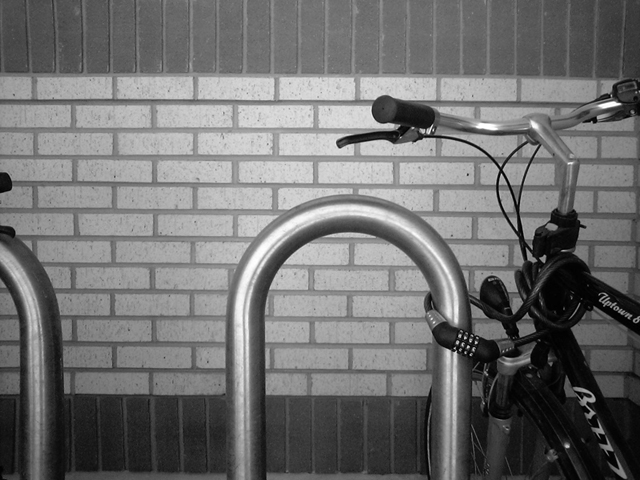
#> input picture Bikesgray.jpg, 640 x 480 px
$ python test.py
#> lines starting #> are read from the running program, lines starting #| are printed output that depends on the picture
import numpy as np
import matplotlib.pyplot as plt
from scipy import signal
from PIL import Image
import matplotlib.image as mpimg
import cv2

# -- Read an image --
# Attribution - Bikesgray.jpg By Davidwkennedy (http://en.wikipedia.org/wiki/File:Bikesgray.jpg) [CC BY-SA 3.0 (http://creativecommons.org/licenses/by-sa/3.0)], via Wikimedia Commons
image = Image.open("Bikesgray.jpg")
#> image is the input picture: PIL image 640x480 L; min 0, max 255, mean 112.2
# -- Display original image --
image.show()
# -- X gradient - Sobel Operator --
f1 = np.asarray([[1, 0, -1], [2, 0, -2], [1, 0, -1]])

# -- Convolve image with kernel f1 -> This highlights the vertical edges in the image --

image = cv2.imread('Bikesgray.jpg', cv2.IMREAD_GRAYSCALE).astype(float) / 255.0
#> image: shape (480, 640) float64; min 0, max 1, mean 0.44
vertical_sobel = cv2.filter2D(src=image, kernel=f1, ddepth=-1) # Write code here to convolve img1 with f1
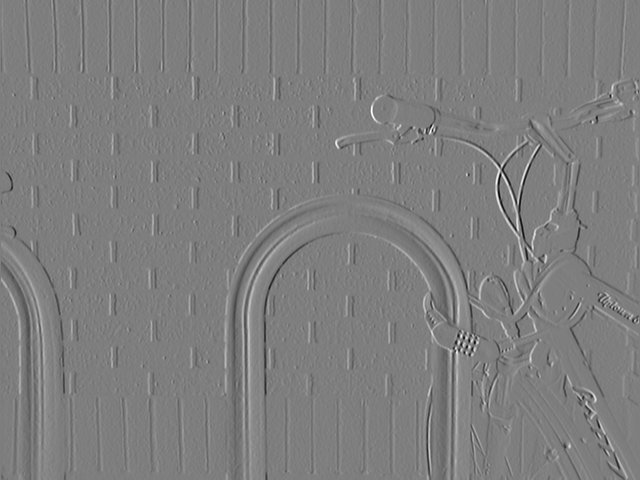
#> vertical_sobel: shape (480, 640) float64; min -2.99, max 3.03, mean 0.00161; drawn with min black and max white


# -- Display the image --
# Write code here to display the image 'vertical_sobel'
cv2.imshow('vertical edges', vertical_sobel)
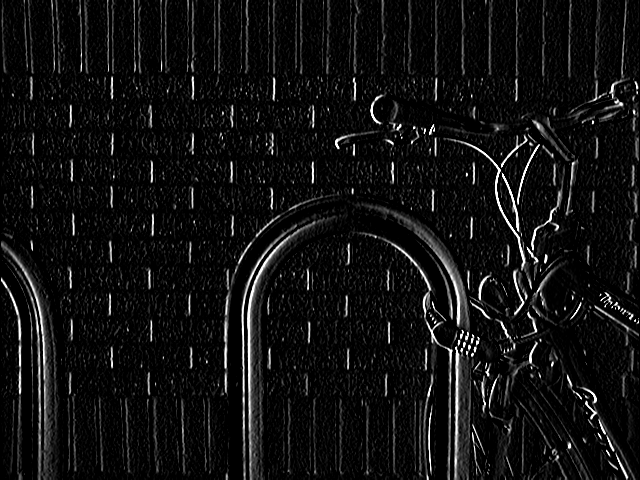
#> window 'vertical edges': shape (480, 640); min 0, max 255, mean 17.1

# -- Y gradient - Sobel Operator --
f2 = np.array([[1, 2,1], [0, 0, 0], [-1, -2, -1]])  # Now if you want to highlight horizontal edges in the image, think about what the kernel should be. Store this kernel in the variable f2.

# -- Convolve image with kernel f2 -> This should highlight the horizontal edges in the image --
horz_sobel =cv2.filter2D(src=image, kernel=f2, ddepth=-1)  # Write code here to convolve img1 with f2
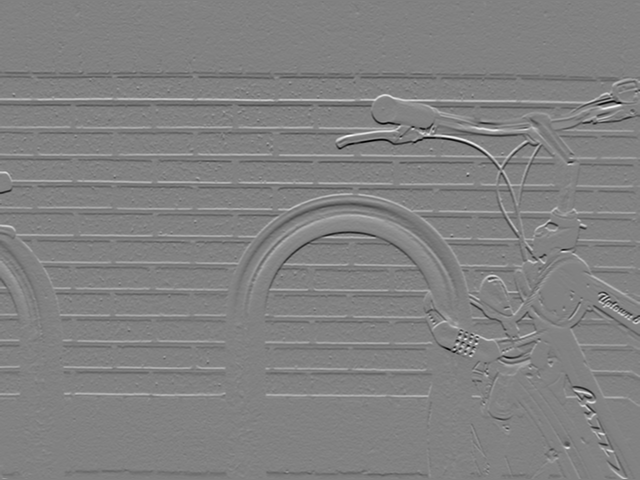
#> horz_sobel: shape (480, 640) float64; min -3.03, max 2.93, mean 0.00173; drawn with min black and max white

# -- Display the image --
cv2.imshow('horizontal edges', horz_sobel)
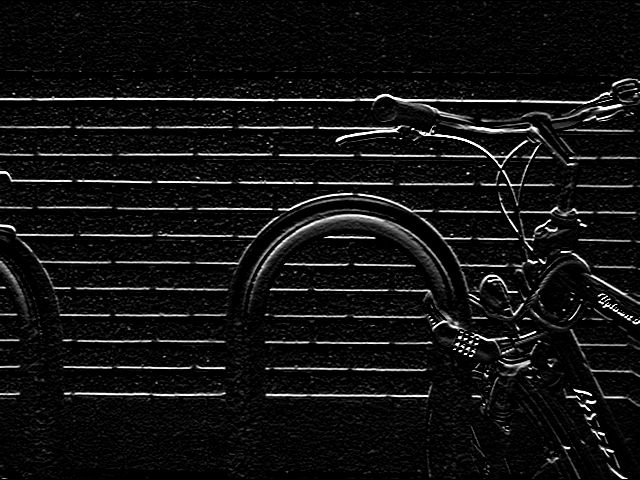
#> window 'horizontal edges': shape (480, 640); min 0, max 255, mean 18.1

cv2.waitKey(0)
cv2.destroyAllWindows()
